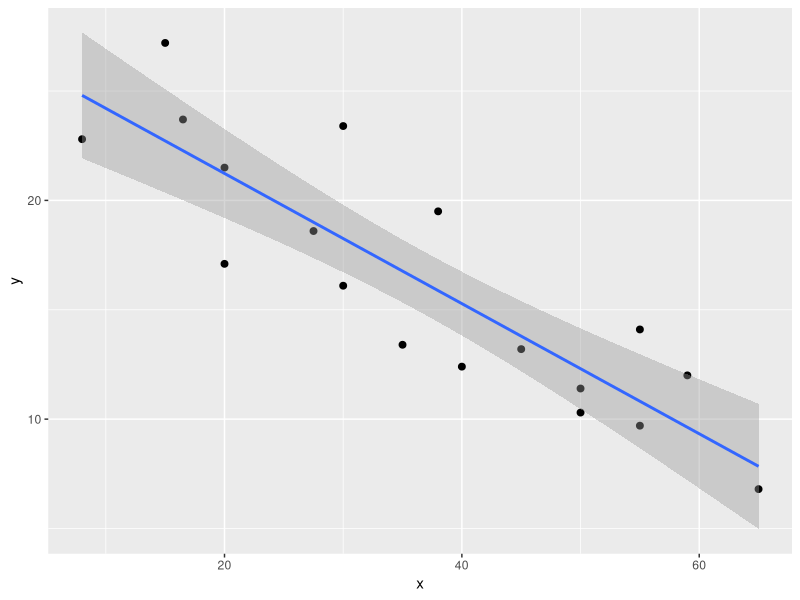

Generate this figure with R:
#Ex12.13, Page 501
#Answers may vary slightly due to rounding off of values

library(ggplot2)

x<-c(8.0,15.0,16.5,20.0,20.0,27.5,30.0,30.0,35.0,38.0,40.0,45.0,50.0,50.0,55.0,55.0,59.0,65.0)
y<-c(22.8,27.2,23.7,17.1,21.5,18.6,16.1,23.4,13.4,19.5,12.4,13.2,11.4,10.3,14.1,9.7,12.0,6.8)
data1<-data.frame(x,y)

#To plot data using ggplot
ggplot(data=data1,mapping=aes(x,y))+geom_point(size=2)+geom_smooth(method=lm)

#To display linear regression model
model<-lm(y~x)
print(summary(model))

#To display analysis of variance
cat("ANOVA table:\n")
a<-aov(model,data=data1)
print(summary(a))

#To display confidence and prediction intervals
d<-data.frame(x=c(35,45))
cat("Confidence intervals:\n")
print(predict(model,newdata=d,interval="confidence",level=0.95))
cat("Prediction intervals:\n")
print(predict(model,newdata=d,interval="predict",level=0.95))